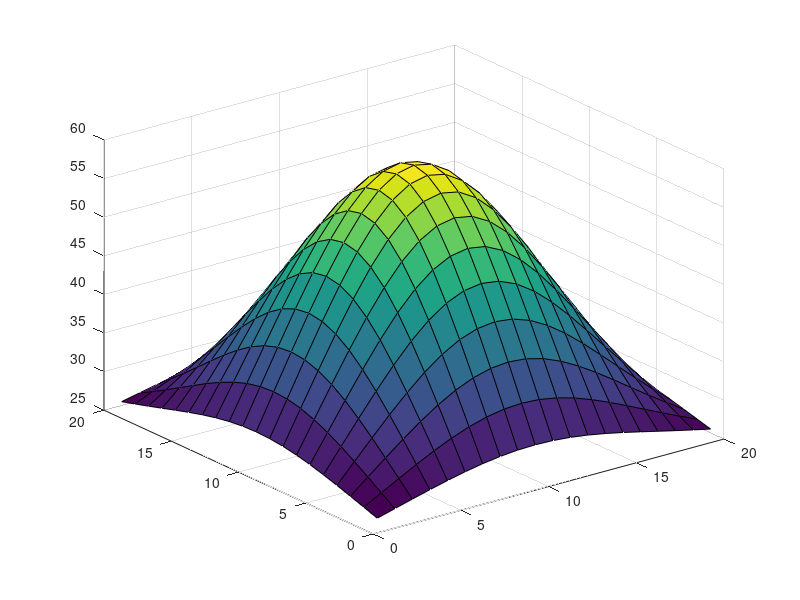

Write MATLAB code to recreate this figure.
%Subject: Tinh Toan Khoa Hoc
%Project: HeatEquations - BT1
%Author: Le Van Manh - KS2K37 - HUST

%Dieu kien ban dau cua bai toan
m = 20;
n = 20;
T = 1;
dt = 0.01;
dx = 0.1;
dy = 0.1;
D  = 0.1;
time = T / dt;
DF = 25;

%Thiet lap gia tri ban dau cua C(i,j) tai thoi diem 0
for i = 1:m
    for j = 1:n
        if(i >= m/2-5 && i <= m/2+5 && j >= n/2-5 && j <= n/2+5)
            C(i,j) = 80.0;
        else
            C(i,j) = DF;
        end
    end
end

%Tinh toan do khech tan theo thoi gian
for k = 1:time
    % roi rac theo khong gian
    for i = 1:m
        for j = 1:n
            if(i==1 && j==1)
                FD(i,j) = (C(i+1,j)-2*C(i,j)+DF) / (dx * dx) + (C(i,j+1)-2*C(i,j)+DF) / (dy * dy);
            elseif(i==1 && j==n)
                FD(i,j) = (C(i+1,j)-2*C(i,j)+DF) / (dx * dx) + (DF-2*C(i,j)+C(i,j-1)) / (dy * dy);
            elseif(i==m && j==1)
                FD(i,j) = (DF-2*C(i,j)+C(i-1,j)) / (dx * dx) + (C(i,j+1)-2*C(i,j)+DF) / (dy * dy);
            elseif(i==m && j==n)
                FD(i,j) = (DF-2*C(i,j)+C(i-1,j)) / (dx * dx) + (DF-2*C(i,j)+C(i,j-1)) / (dy * dy);
            elseif(i==1)
                FD(i,j) = (C(i+1,j)-2*C(i,j)+DF) / (dx * dx) + (C(i,j+1)-2*C(i,j)+C(i,j-1)) / (dy * dy);
            elseif(j==1)
                FD(i,j) = (C(i+1,j)-2*C(i,j)+C(i-1,j)) / (dx * dx) + (C(i,j+1)-2*C(i,j)+DF) / (dy * dy);
            elseif(i==m)
                FD(i,j) = (DF-2*C(i,j)+C(i-1,j)) / (dx * dx) + (C(i,j+1)-2*C(i,j)+C(i,j-1)) / (dy * dy);
            elseif(j==n)
                FD(i,j) = (C(i+1,j)-2*C(i,j)+C(i-1,j)) / (dx * dx) + (DF-2*C(i,j)+C(i,j-1)) / (dy * dy);
            else
                FD(i,j) = (C(i+1,j)-2*C(i,j)+C(i-1,j)) / (dx * dx) + (C(i,j+1)-2*C(i,j)+C(i,j-1)) / (dy * dy);
            end
        end
    end
    
    % tich hop theo thoi gian
    for i=1:m
        for j=1:n
            C1(i, j) = C(i, j) + dt * D * FD(i, j);
        end
    end
    
    % ve do thi mo phong
    [X,Y] = meshgrid(1:1:m,1:1:n);
    for i=1:m
        for j=1:n
            Z(i, j) = C1(i, j);
        end
    end
    surf(X,Y,Z)
    pause(0.2);
    
    % cap nhat gia tri nong do
    for i=1:m
        for j=1:n
            C(i,j) = C1(i,j);
        end
    end
end